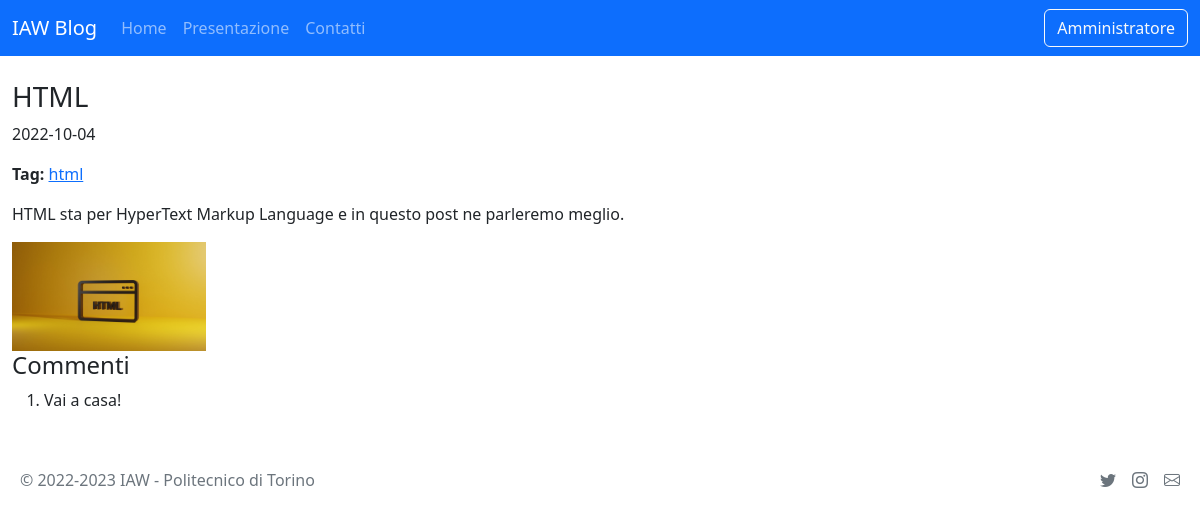
The page /posts/2 on the database its author committed.
### tables this page shows
CREATE TABLE "posts" (
	"id"	INTEGER,
	"title"	TEXT NOT NULL,
	"date"	TEXT NOT NULL,
	"tag"	TEXT,
	"content"	TEXT NOT NULL,
	"user_id"	INTEGER NOT NULL,
	PRIMARY KEY("id" AUTOINCREMENT),
	FOREIGN KEY("user_id") REFERENCES "users"("id")
);

CREATE TABLE "comments" (
	"id"	INTEGER,
	"content"	TEXT NOT NULL,
	"post_id"	INTEGER NOT NULL,
	PRIMARY KEY("id" AUTOINCREMENT)
);

### app.py (the view)
@app.route('/posts/<int:id>')
def single_post(id):
  post = posts_dao.get_post(id)
  comments = posts_dao.get_comments(id)
  return render_template('single.html', post=post, comments=comments)

### posts_dao.py (called while the page is built)
def get_post(id):
  conn = sqlite3.connect('db/blog.db')
  conn.row_factory = sqlite3.Row
  cursor = conn.cursor()
  sql = 'SELECT * FROM posts WHERE id = ?'
  cursor.execute(sql, (id,))
  post = cursor.fetchone()
  cursor.close()
  conn.close()
  return post

def get_comments(id):
  conn = sqlite3.connect('db/blog.db')
  conn.row_factory = sqlite3.Row
  cursor = conn.cursor()
  sql = 'SELECT content FROM comments WHERE post_id = ?'
  cursor.execute(sql, (id,))
  comments = cursor.fetchall()
  cursor.close()
  conn.close()
  return comments

### templates/single.html (shortened to what this page needs)
{% extends "base.html" %}
{% block content %}
  <article>
    <h3>{{post.title}}</h3>
    <p>{{post.date}}</p>
    <p><strong>Tag:</strong> <a href="#">{{post.tag}}</a></p>
    <p>{{post.content}}</p>
    <img class="post-img" src="{{ url_for('static', filename=post.title.lower()+'.jpg') }}" alt="Foto da unsplash sul {{post.title}}">
    {% if comments | length > 0 %}
    <h4>Commenti</h4>
    <ol>
      {% for comment in comments %}
        <li>{{comment.content}}</li>
      {% endfor %}
    </ol>
    {% endif %}
  </article>
{% endblock %}

### static/style.css (style rules this page uses)
.post-img { width: 25%; }

### rows shown on the page
posts: title "HTML", date "2022-10-04", tag "html", content "HTML sta per HyperText Markup Language e in questo post ne parleremo meglio."
comments: content "Vai a casa!"
